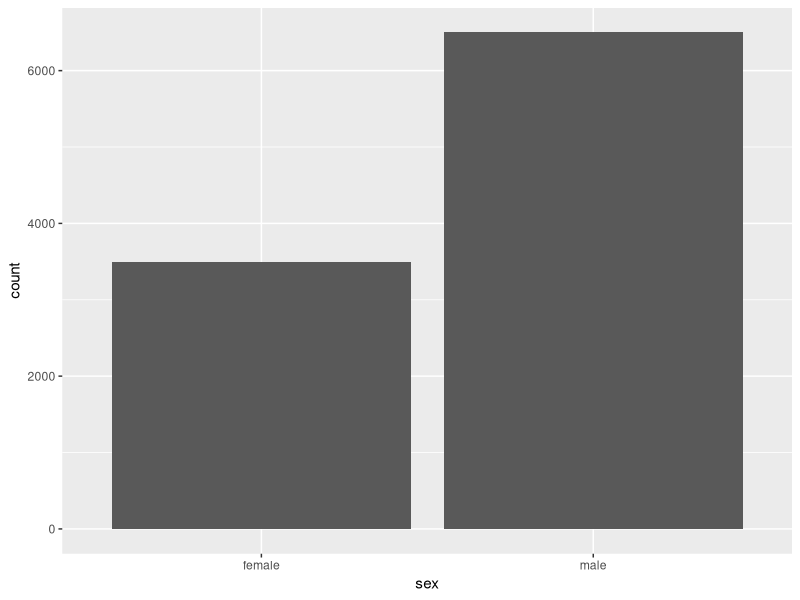
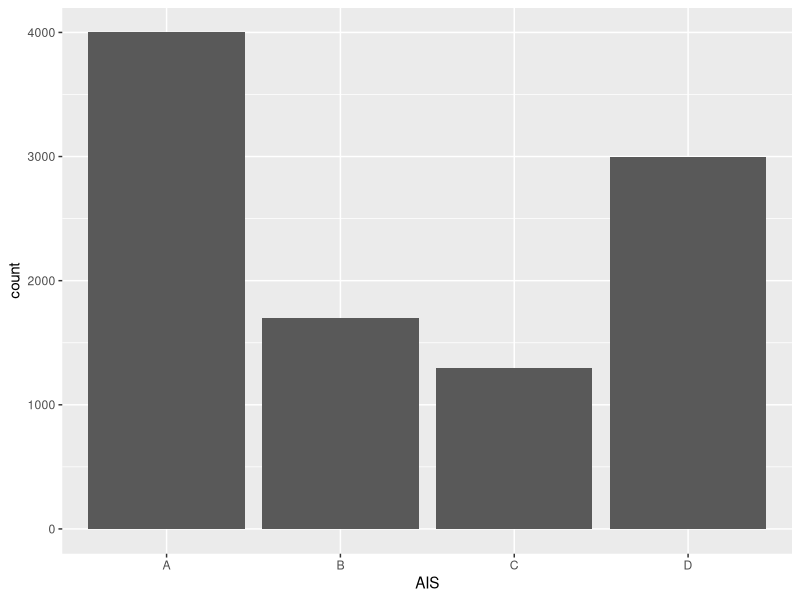
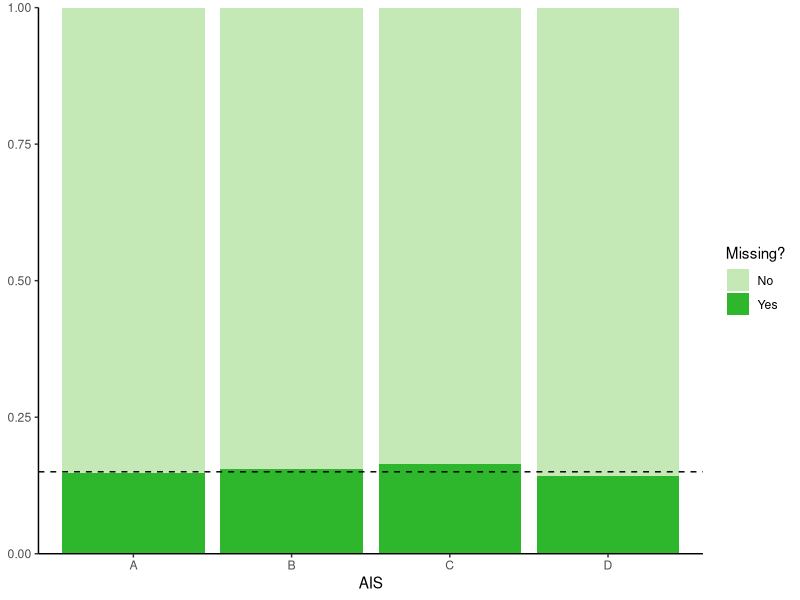
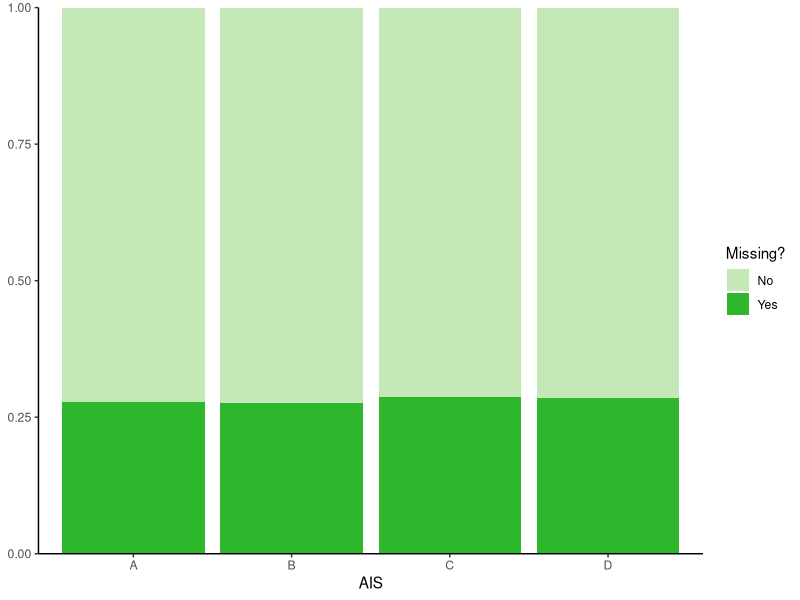
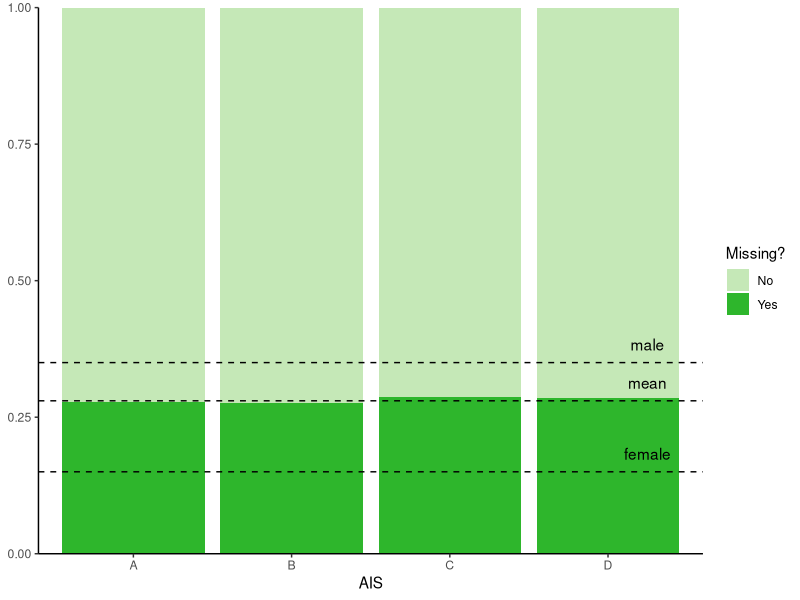
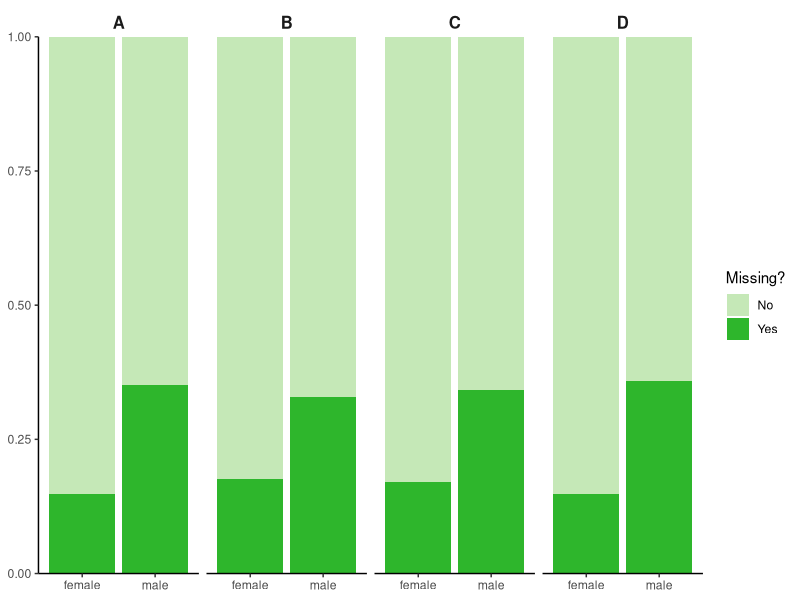
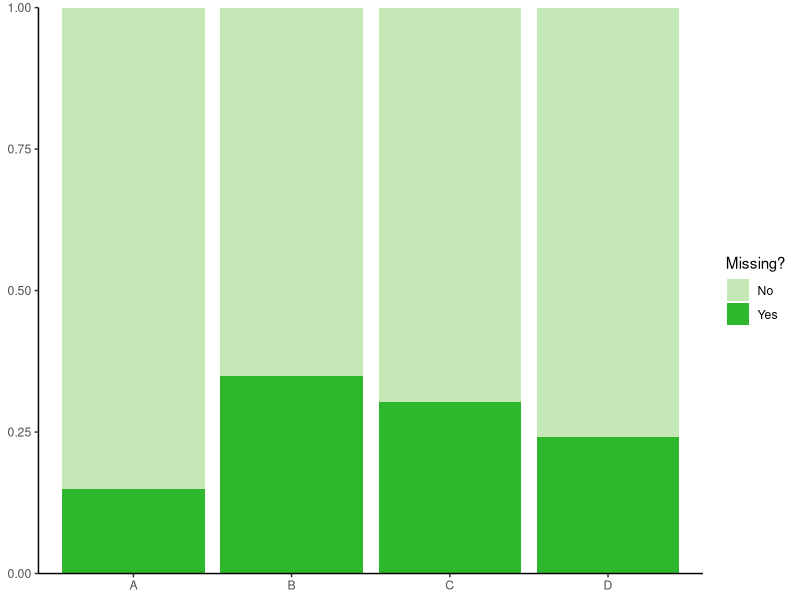
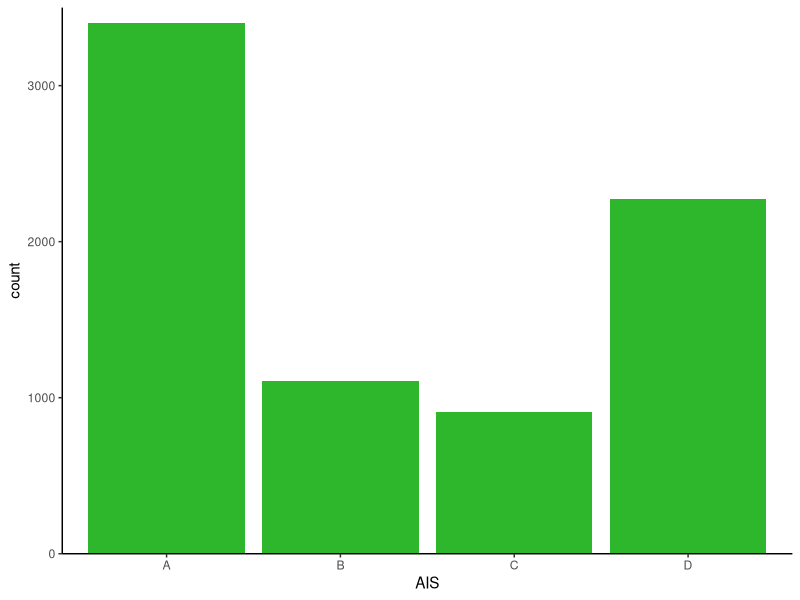

Recreate these plots in R, in order.
library(tidyverse)
save.plots <- TRUE

n <- 10000
ais.fractions <- c("A" = 0.4, "B" = 0.17, "C" = 0.13, "D" = 0.3)
sex.fractions <- c("female" = 0.35, "male" = 0.65)

ais.grades <- c(rep("A", floor(n * ais.fractions[["A"]])),
                rep("B", floor(n * ais.fractions[["B"]])),
                rep("C", floor(n * ais.fractions[["C"]])),
                rep("D", floor(n * ais.fractions[["D"]])))
sex <- c(rep("female", floor(n * sex.fractions[["female"]])),
         rep("male", floor(n * sex.fractions[["male"]])))
ais.grades <- sample(ais.grades)
sex <- sample(sex)

data.simulated <- tibble(AIS = factor(ais.grades,
                                      levels = c("A", "B", "C", "D"),
                                      ordered = TRUE),
                         sex = factor(sex),
                         MCAR = rep(NA, n),
                         MAR = rep(NA, n),
                         MNAR = rep(NA, n))
ggplot(data = data.simulated, aes(sex)) +
    geom_bar()
ggplot(data = data.simulated, aes(AIS)) +
    geom_bar()

# MCAR
fraction.missing <- 0.15
for (grade in names(ais.fractions)) {
    n.by.grade <- floor(n * ais.fractions[[grade]])
    missing <- sample(as.logical(c(rep(1, floor(n.by.grade * fraction.missing)),
                                   rep(0, ceiling(n.by.grade * (1 - fraction.missing))))
                                 )
                      )
    data.simulated <- data.simulated %>%
        mutate(MCAR = ifelse(AIS == grade, missing, MCAR))
}
mcar.plot <- ggplot(data.simulated, aes(fill = MCAR, x = AIS)) +
    geom_bar(position = "fill") +
    geom_hline(yintercept = fraction.missing,
               linetype = "dashed") +
    scale_y_continuous(expand = c(0, 0), limits = c(0, 1)) +
    scale_fill_manual("Missing?",
                      labels = c(`FALSE` = "No", `TRUE` = "Yes"),
                      values = c(`FALSE` = "#C5E8B7", `TRUE` = "#2EB62C")) +
    theme_classic() +
    theme(axis.title.y = element_blank())
if (save.plots) {
    ggsave("~/Desktop/mcar.pdf",
           plot = mcar.plot,
           width = 20, height = 15, units = "cm",
           device = "pdf")
}

# MAR
fraction.missing <- c("female" = 0.15,
                      "male" = 0.35)
for (grade in names(ais.fractions)) {
    n.females <- data.simulated %>%
        filter(AIS == grade & sex == "female") %>%
        count()
    n.males <- data.simulated %>%
        filter(AIS == grade & sex == "male") %>%
        count()
    missing.females <- sample(as.logical(c(rep(1, floor(n.females$n * fraction.missing[["female"]])),
                                           rep(0, ceiling(n.females$n * (1 - fraction.missing[["female"]]))))
                                         )
                              )
    missing.males <- sample(as.logical(c(rep(1, floor(n.males$n * fraction.missing[["male"]])),
                                         rep(0, ceiling(n.males$n * (1 - fraction.missing[["male"]]))))
                                       )
                            )
    data.simulated <- data.simulated %>%
        mutate(MAR = ifelse(AIS == grade, ifelse(sex == "female",
                                                 missing.females,
                                                 missing.males),
                            MAR))
}
mar.plot <- ggplot(data.simulated, aes(fill = MAR, x = AIS)) +
    geom_bar(position = "fill") +
    scale_y_continuous(expand = c(0, 0), limits = c(0, 1)) +
    scale_fill_manual("Missing?",
                      labels = c(`FALSE` = "No", `TRUE` = "Yes"),
                      values = c(`FALSE` = "#C5E8B7", `TRUE` = "#2EB62C")) +
    theme_classic() +
    theme(axis.title.y = element_blank())
if (save.plots) {
    ggsave("~/Desktop/mar.pdf",
           plot = mar.plot,
           width = 20, height = 15, units = "cm",
           device = "pdf")
}
mar.annotated.plot <- ggplot(data.simulated, aes(fill = MAR, x = AIS)) +
    geom_bar(position = "fill") +
    scale_y_continuous(expand = c(0, 0), limits = c(0, 1)) +
    scale_fill_manual("Missing?",
                      labels = c(`FALSE` = "No", `TRUE` = "Yes"),
                      values = c(`FALSE` = "#C5E8B7", `TRUE` = "#2EB62C")) +
    geom_hline(yintercept = c(fraction.missing,
                              weighted.mean(fraction.missing, sex.fractions)),
               linetype = "dashed") +
    annotate("text",
             x = rep(4.25, 3), y = c(fraction.missing,
                                     weighted.mean(fraction.missing, sex.fractions)),
             label = c("female", "male", "mean"),
             vjust = -1) +
    theme_classic() +
    theme(axis.title.y = element_blank())
if (save.plots) {
    ggsave("~/Desktop/mar-annotated.pdf",
           plot = mar.annotated.plot,
           width = 20, height = 15, units = "cm",
           device = "pdf")
}
mar.resolved.plot <- ggplot(data.simulated, aes(x = sex, fill = MAR)) +
    geom_bar(position = "fill") +
    scale_y_continuous(expand = c(0, 0), limits = c(0, 1)) +
    facet_wrap(. ~ AIS, nrow = 1) +
    # annotate("text", c(1, 3, 5, 7), y = -5, label = c("A", "B", "C", "D")) +
    scale_fill_manual("Missing?",
                      labels = c(`FALSE` = "No", `TRUE` = "Yes"),
                      values = c(`FALSE` = "#C5E8B7", `TRUE` = "#2EB62C")) +
    theme_classic() +
    theme(axis.title.x = element_blank(),
          axis.title.y = element_blank(),
          strip.background = element_blank(),
          strip.text.x = element_text(size = 12, face = "bold"))
if (save.plots) {
    ggsave("~/Desktop/mar-resolved.pdf",
           plot = mar.resolved.plot,
           width = 20, height = 15, units = "cm",
           device = "pdf")
}
# MNAR
fraction.missing <- c("A" = .15,
                      "B" = .35,
                      "C" = .3,
                      "D" = .25)
for (grade in names(ais.fractions)) {
    n.grade <- data.simulated %>%
        filter(AIS == grade) %>%
        count()
    missing.grade <- sample(as.logical(c(rep(1, floor(n.grade$n * fraction.missing[[grade]])),
                                         rep(0, ceiling(n.grade$n * (1 - fraction.missing[[grade]]))))
    )
    )
    data.simulated <- data.simulated %>%
        mutate(MNAR = ifelse(AIS == grade,
                             missing.grade,
                             MNAR))
}
mnar.plot <- ggplot(data.simulated, aes(x = AIS, fill = MNAR)) +
    geom_bar(position = "fill") +
    scale_y_continuous(expand = c(0, 0), limits = c(0, 1)) +
    # annotate("text", c(1, 3, 5, 7), y = -5, label = c("A", "B", "C", "D")) +
    scale_fill_manual("Missing?",
                      labels = c(`FALSE` = "No", `TRUE` = "Yes"),
                      values = c(`FALSE` = "#C5E8B7", `TRUE` = "#2EB62C")) +
    theme_classic() +
    theme(axis.title.x = element_blank(),
          axis.title.y = element_blank())
if (save.plots) {
    ggsave("~/Desktop/mnar-plot.pdf",
           plot = mnar.plot ,
           width = 20, height = 15, units = "cm",
           device = "pdf")
}
mnar.complete <- data.simulated %>%
    filter(!MNAR) %>%
    select(AIS)
mnar.only.present.plot <- data.simulated %>%
    filter(!MNAR) %>%
    select(AIS) %>%
    ggplot(aes(AIS)) +
    geom_bar(fill = "#2EB62C") +
    scale_y_continuous(expand = c(0, 0), limits = c(0, 3500)) +
    theme_classic()
if (save.plots) {
    ggsave("~/Desktop/mnar-present-plot.pdf",
           plot = mnar.only.present.plot,
           width = 20, height = 15, units = "cm",
           device = "pdf")
}
